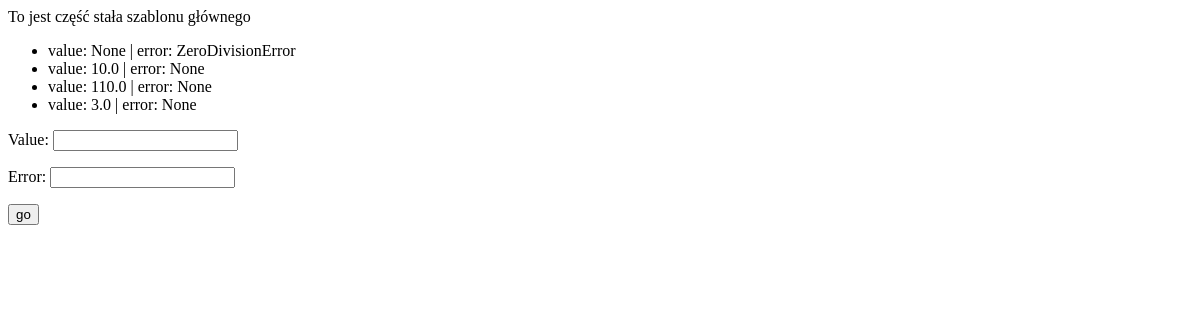
Page /maths/results/ on the earlier database version.
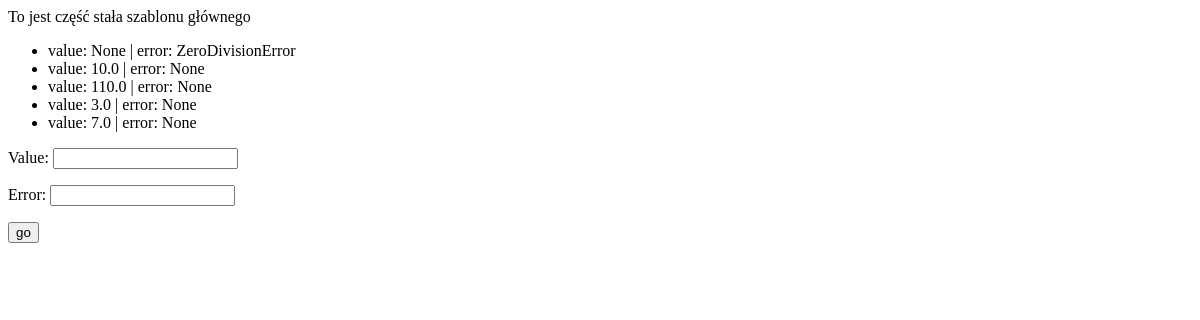
Same page on the later database version.
### maths/models.py (models this page shows)
class Result(models.Model):
    value = models.FloatField(blank=True, null=True, unique=True)
    error = models.CharField(
        max_length=255,
        null=True,
        blank=True,
        unique=True
    )
    def __str__(self):
        return f"value: {self.value} | error: {self.error}"
    class Meta:
        constraints = [
            models.CheckConstraint(
                name="%(app_label)s_%(class)s_value_error_together",
                check=(
                        models.Q(
                            value__isnull=False,
                            error__isnull=True,
                        )
                        | models.Q(
                    value__isnull=True,
                    error__isnull=False,
                )
                ),
            )
        ]

### maths/views.py (the view, shortened to what this page needs)
# urls.py: path('results/', results_list, name="results"),
def results_list(request):
    form = ResultForm()
    results = Result.objects.all()
    return render(
        request=request,
        template_name="maths/results.html",
        context={
            "results": results,
            "form": form
        }
    )

### maths/forms.py (shortened to what this page needs)
class ResultForm(forms.ModelForm):
    class Meta:
        model = Result
        fields = "__all__"

### maths/templates/maths/results.html (shortened to what this page needs)
{% extends "maths/main.html" %}
{% block content %}
    <ul>
        {% for r in results %}
            <li>{{ r }}</li>
        {% endfor %}
    </ul>
    <form method="post">
        {{ form.as_p }}
        <input type="submit" value="go">
    </form>
{% endblock %}

Differences in the rows shown:
added Result: value+error "value: 7.0 | error: None"
